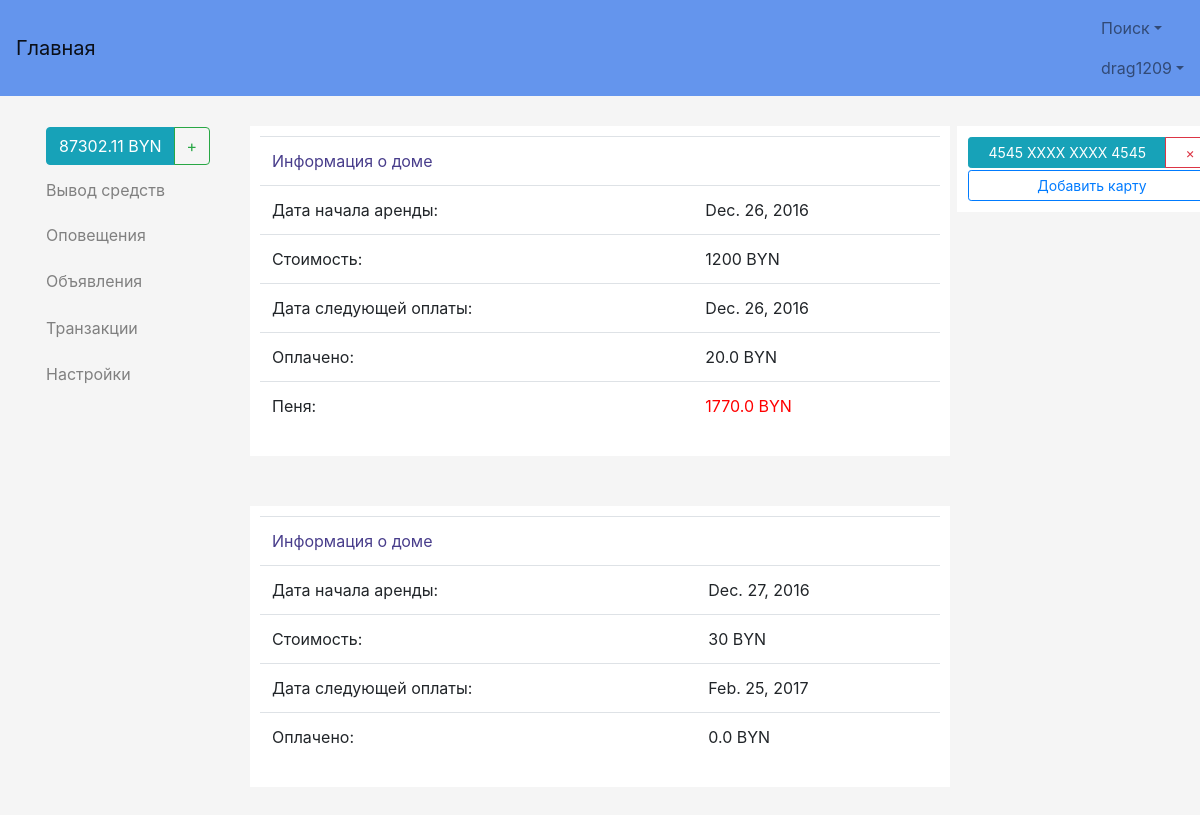
The page /profile/ (signed in) on the database its author committed.
### TOFI/models.py (models this page shows, shortened)
class MyUser(AbstractBaseUser):
    username = models.CharField(verbose_name='Логин', max_length=50, unique=True)
    password = models.CharField(verbose_name='Пароль', max_length=50)
    name = models.CharField(verbose_name='Имя', max_length=50)
    surname = models.CharField(verbose_name='Фамилия', max_length=50)
    last_name = models.CharField(verbose_name='Отчество', max_length=50)
    age = models.IntegerField(verbose_name='Возраст')
    passport_id = models.CharField(verbose_name='Номер паспорта', max_length=50, unique=True)
    phone = models.CharField(verbose_name='Телефон', max_length=50)
    address = models.CharField(verbose_name='Адрес', max_length=50)
    email = models.CharField(verbose_name='Электронная почта', max_length=50, unique=True)
    taxpayer_account_number = models.IntegerField(verbose_name='УНН', null=True)
    license_field = models.CharField(verbose_name='Лицензия', max_length=50, null=True)
    ie = models.BooleanField(verbose_name='ИП', default=False)
    balance = models.FloatField(verbose_name='', default=0)
    user_card_id = models.ManyToManyField(UserCard, default=None)
    objects = MyUserManager()
    USERNAME_FIELD = 'username'
    REQUIRED_FIELDS = ['name', 'surname', 'last_name', 'age', 'passport_id', 'phone', 'address', 'email', 'ie']
    is_active = models.BooleanField(default=True)
    reason_block = models.CharField(max_length=100, null=True)
    is_admin = models.BooleanField(default=False)
    is_moder = models.BooleanField(default=False)
    wrong_password_number = models.IntegerField(default=0)

class UserCard(models.Model):
    card_num = models.CharField(verbose_name="Номер карты/Card number", max_length=16)
    period_validity = models.CharField(verbose_name="Срок действия (ММГГ)", max_length=5)
    name_card_owner = models.CharField(verbose_name="Имя держателя карты", max_length=50)
    CVC2_CVV = models.CharField(verbose_name="CVC2/CVV", max_length=3)
    size = models.FloatField(verbose_name='Баланс')
    currency_type = models.CharField(max_length=3, default='BYN')

class DoneRent(models.Model):
    id_house = models.ForeignKey(Rent, on_delete=models.CASCADE)
    id_user_owner = models.ForeignKey(MyUser, on_delete=models.CASCADE)
    id_user_renter = models.IntegerField()
    fine = models.FloatField(default=0)
    date_rent = models.DateField(default=None)
    payed_until_time = models.FloatField(default=0)
    cost = models.CharField(max_length=50)  # Цена одной платы
    next_payment_date = models.DateField(default=None)

### user_profile/views.py (the view)
# urls.py: url(r'^profile/', include('user_profile.urls')),
def profile(request):
    ch.check_rent_number_pay()
    if request.user.is_anonymous or not request.user.is_active:
        return HttpResponseRedirect("/login")
    cards = list()
    for card in [str(i.card_num) for i in request.user.user_card_id.all()]:
        cards.append(card[:4] + ' XXXX XXXX ' + card[-4:])
    mails = models.MessageStatusRent.objects.all().filter(id_user_to=request.user.id)
    new, number = False, 0
    for mail in mails:
        if mail.is_new:
            new = True
            number += 1
    user_cards = request.user.user_card_id.all()
    id_user = request.user.id
    if request.user.ie:
        my_rents = models.DoneRent.objects.select_related('id_house__user_login').filter(id_user_owner=id_user)
    else:
        my_rents = models.DoneRent.objects.select_related('id_house__user_login').filter(id_user_renter=id_user)
    penalties = models.DonePenalty.objects.filter(id_user_for=request.user.id)
    c = [[i, j] for i, j in zip(cards, user_cards)]
    balance = round(float(request.user.balance), 2)
    mon = models.Monetization.objects.get(id=1).value_mon
    return render(request, "Profile.html", {'cards': c, 'new': new, 'number': number, 'penalties': penalties,
                                            'my_rents': my_rents, 'balance': balance, 'mon': mon})

### TOFI/check.py (called while the page is built)
def check_payd_penalties():
    done_penalties = models.DonePenalty.objects.all()
    if done_penalties:
        for dp in done_penalties:
            if dp.is_payd:
                dp.delete()

### TOFI/templatetags/filter_extra.py (called while the page is built)
def round_f(arg):
    if type(arg) == float:
        return round(float(arg), 2)
    else:
        try:
            return int(arg)
        except:
            return arg

### TOFI/templates/Profile.html (shortened to what this page needs)
{% extends "base.html" %}
{% block content %}
    {% load filter_extra %}
    {% if not request.user.is_admin and not request.user.is_moder %}
        <div class="right">
            <table>
                {% for card, user_card in cards %}
                    <tr>
                        <td>
                            <div class="btn-group btn-group-sm btn-group-justified btn-block" role="group"
                                 aria-label="...">
                                <button type="button" value="{{ card }}"
                                        class="change btn btn-info text-center b1">{{ card }}</button>
                                <button data-toggle="modal" data-target="#myModal"
                                        onclick="del_card_click({{ user_card.id }})"
                                        class="btn btn-outline-danger b2">&times;</button>
                            </div>
                        </td>
                    </tr>
                {% endfor %}
                <tr>
                    <td>
                        <button class="btn btn-outline-primary btn-block btn-sm" data-toggle="modal"
                                data-target="#myModal" onclick="add_card_click()">Добавить карту
                        </button>
                    </td>
                </tr>
            </table>
        </div>
    {% endif %}
    <div class="left">
        <table>
            <tr>
                <td>
                    <div class="btn-group btn-group-justified" role="group" aria-label="...">
                        <button type="button" class="btn btn-info">{{ balance }} BYN</button>
                        <button type="button" class="btn btn-outline-success" data-toggle="modal" data-target="#myModal"
                                onclick="fill_balance_click(1)">+
                        </button>
                    </div>
                </td>
            </tr>
        {% if not request.user.is_admin and not request.user.is_moder %}
            <tr>
                <td class="padding-top-bottom10">
                    <button class="btn button7 text-left" data-toggle="modal" data-target="#myModal"
                            onclick="fill_balance_click(0)">Вывод средств
                    </button>
                </td>
            </tr>
            <tr>
                <td class="padding-top-bottom10">
                    {% if new %}
                        <a class="btn button7 text-left form-control" href="{% url 'Mails' %}">Оповещения <span
                                class="tag tag-pill tag-danger">{{ number }}</span></a>
                    {% else %}
                        <a class="btn button7 text-left" href="{% url 'Mails' %}">Оповещения </a>
                    {% endif %}
                </td>
            </tr>
            {% if request.user.ie %}
                <tr>
                    <td class="padding-top-bottom10">
                        <a class="btn button7 text-left" href="{% url 'MyAllHousesOwner' %}">Объявления</a>
                    </td>
                </tr>
            {% endif %}
            <tr>
                <td class="padding-top-bottom10">
                    <a class="btn button7 text-left" href="{% url 'ExtractBalance' %}">Транзакции</a>
                </td>
            </tr>
        {% endif %}
            <tr>
                <td class="padding-top-bottom10">
                    <a class="btn button7 text-left" href="{% url 'EditProfile' %}">Настройки</a>
                </td>
            </tr>
        </table>
    </div>
    {% if my_rents and not request.user.ie %}
        <div class="hidden-center">
            {% for rent in my_rents %}
                <div class="while-color-fill padding">
                    <table class="table">
                        <tr class="padding">
                            <td class="padding">
                                <a href="aboutHouse/{{ rent.id_house.id }}">Информация о доме</a>
                            </td>
                            <td>
                                <button class="close" data-toggle="modal" data-target="#myModal"
                                        onclick="del_rent_click({{ rent.id }})" style="color: red">&times;</button>
                            </td>
                        </tr>
                        <tr>
                            <td class="padding">Дата начала аренды:</td>
                            <td class="padding">{{ rent.date_rent }}</td>
                        </tr>
                        <tr>
                            <td class="padding">Стоимость:</td>
                            <td class="padding">{{ rent.cost }} BYN</td>
                        </tr>
                        <tr>
                            <td class="padding">Стоимость с комиссией:</td>
                            <td class="padding">{{ rent.cost|mon_cost:mon }} BYN</td>
                        </tr>
                        <tr>
                            <td class="padding">Комиссия:</td>
                            <td class="padding">{{ mon|percentage }}</td>
                        </tr>
                        <tr>
                            <td class="padding">Дата следующей оплаты:</td>
                            <td class="padding">{{ rent.next_payment_date }}</td>
                        </tr>
                        <tr>
                            <td class="padding">Оплачено:</td>
                            <td class="padding">{{ rent.payed_until_time|round_f }} BYN</td>
                        </tr>
                        <tr>
                            {% if rent.fine > 0 %}
                                <td class="padding">Пеня:</td>
                                <td class="padding" style="color: red">{{ rent.fine|round_f }} BYN</td>
                            {% endif %}
                        </tr>
                        <tr>
                            <td></td>
                            <td></td>
                        </tr>
                    </table>
                    <button class="btn btn-outline-success btn-block" data-toggle="modal" data-target="#myModal"
                            onclick="choose_rent({{ rent.id }}, '{{ rent.id_house.user_login }}')">Оплатить
                    </button>
                </div>
            {% endfor %}
        </div>
    {% elif request.user.ie and my_rents %}
        <div class="hidden-center">
            {% for rent in my_rents %}
                <div class="while-color-fill padding">
                    <table class="table">
                        <tr class="padding">
                            <td class="padding">
                                <a href="aboutHouse/{{ rent.id_house.id }}">Информация о доме</a>
                            </td>
                            <td>
                            </td>
                        </tr>
                        <tr>
                            <td class="padding">Дата начала аренды:</td>
                            <td class="padding">{{ rent.date_rent }}</td>
                        </tr>
                        <tr>
                            <td class="padding">Стоимость:</td>
                            <td class="padding">{{ rent.cost }} BYN</td>
                        </tr>
                        <tr>
                            <td class="padding">Дата следующей оплаты:</td>
                            <td class="padding">{{ rent.next_payment_date }}</td>
                        </tr>
                        <tr>
                            <td class="padding">Оплачено:</td>
                            <td class="padding">{{ rent.payed_until_time|round_f }} BYN</td>
                        </tr>
                        <tr>
                            {% if rent.fine > 0 %}
                                <td class="padding">Пеня:</td>
                                <td class="padding" style="color: red">{{ rent.fine|round_f }} BYN</td>
                            {% endif %}
                        </tr>
                    </table>
                </div>
            {% endfor %}
        </div>
    {% endif %}
    </div>
{% endblock %}

### TOFI/templates/base.html (shortened to what this page needs)
{% load staticfiles %}
<!DOCTYPE html>
<html lang="ru">
  <head>
      <link href="https://cdnjs.cloudflare.com/ajax/libs/twitter-bootstrap/4.0.0-alpha.5/css/bootstrap.min.css"
            rel="stylesheet">
      <link href="{% static 'style.css' %}" rel="stylesheet">
      <link href="http://ajax.googleapis.com/ajax/libs/jqueryui/1.8/themes/base/jquery-ui.css" rel="stylesheet"
            type="text/css"/>
      <link href="https://cdnjs.cloudflare.com/ajax/libs/bootstrap-datepicker/1.6.4/css/bootstrap-datepicker.min.css"
            rel="stylesheet" type="text/css">
      <link href="https://cdnjs.cloudflare.com/ajax/libs/bootstrap-datetimepicker/4.17.43/css/bootstrap-datetimepicker.min.css"
            rel="stylesheet" type="text/css">
  </head>
  <body>
  <nav class="navbar navbar-light">
      <a class="navbar-brand" href="{% url 'Main' %}">Главная</a>
      <ul class="nav navbar-nav">
          {% if request.user.is_anonymous %}
              <li class="nav-item active">
                  <a class="nav-link" href="{% url 'Registration' %}">Регистрация<span class="sr-only">(current)</span></a>
              </li>
              <li class="nav-item active">
                  <a class="nav-link" href="{% url 'Login' %}">Вход<span class="sr-only">(current)</span></a>
              </li>
              <li class="nav-item dropdown">
                  <a class="nav-link dropdown-toggle" href="#" id="supportedContentDropdown" data-toggle="dropdown"
                     aria-haspopup="true" aria-expanded="false">Поиск</a>
                  <div class="dropdown-menu" aria-labelledby="supportedContentDropdown">
                      <a class="dropdown-item" href="{% url 'SearchUser' %}">Поиск пользователей</a>
                      <a class="dropdown-item" href="{% url 'SearchRent' %}">Поиск жилья</a>
                  </div>
              </li>
            {% else %}
              <li class="nav-item dropdown">
                  <a class="nav-link dropdown-toggle" href="#" id="supportedContentDropdown" data-toggle="dropdown"
                     aria-haspopup="true" aria-expanded="false">Поиск</a>
              </li>
              <li class="nav-item dropdown">
                  <a class="nav-link dropdown-toggle" href="#" id="supportedContentDropdown" data-toggle="dropdown"
                     aria-haspopup="true" aria-expanded="false">{{ request.user.username }}</a>
              </li>
          {% endif %}
      </ul>
  </nav>
  <div class="main-body">
      <div class="container">
        {% block content %}
        {% endblock %}
    </div>
  </body>
</html>

### TOFI/static/style.css (style rules this page uses)
.while-color-fill { background: white; fill: 100%; margin-bottom: 50px; }
.hidden-center { width: 100%; max-width: 700px; margin: auto auto; }
a { color: darkslateblue; }
body { margin: auto; padding-bottom: 0; height: auto; background-color: whitesmoke; link: dodgerblue; }
table { width: 100%; }
.main-body { padding-top: 10px; padding-bottom: auto; margin-top: 20px; }
.left { position: fixed; overflow: auto; padding: 0; float: left; width: 240px; margin: auto auto 30px; }
.b1 { width: 80%; }
.b2 { width: 20%; }
.right { position: fixed; overflow: auto; background-color: white; padding: 10px; width: 270px; margin: auto auto 0 57rem; }
.padding { padding: 10px; }
.padding-top-bottom10 { padding-top: 10px; padding-bottom: 10px; height: 0; }
.button7 { color: gray; background-color: whitesmoke; height: 25px; padding: 0; width: 70%; box-shadow: none; border-style: hidden; }
.text-left { text-align: left; }
.navbar-light { background-color: cornflowerblue; }

### rows shown on the page
MyUser: user.username "drag1209"
UserCard: card "4545 XXXX XXXX 4545"
DoneRent: date_rent "Dec. 26, 2016", cost "1200", next_payment_date "Dec. 26, 2016", payed_until_time "20.0", fine "1770.0"
DoneRent: date_rent "Dec. 27, 2016", cost "30", next_payment_date "Feb. 25, 2017", payed_until_time "0.0"

### other values the page prints
{{ balance }} "87302.11"
